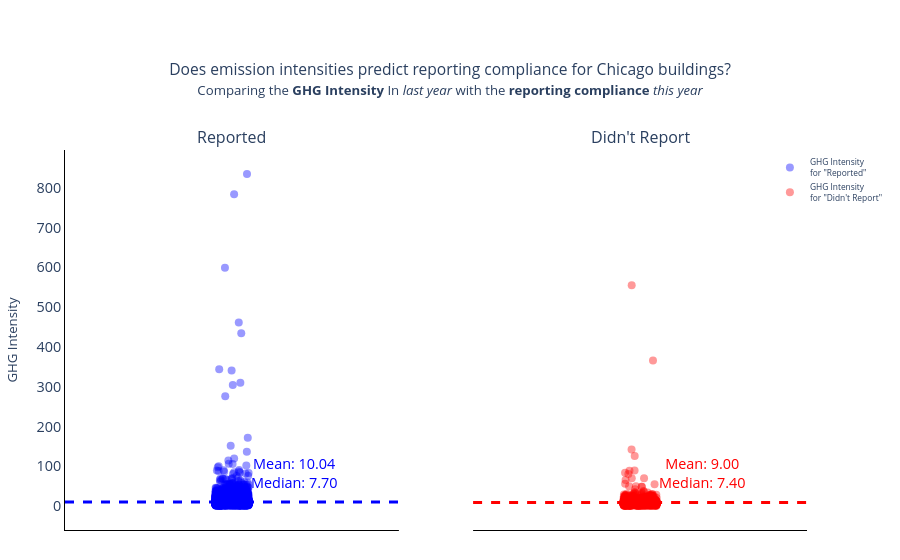

Source (notebook cell):
### Markdown cell above
### Same graph, but look at GHG Intensity instead of Change in GHG Intensity

### Code cell
title = (
    f'<span style="font-size:{base_fontsize * 1.3}px;">'
    + "Does emission intensities predict reporting compliance for Chicago buildings?</span>"
    f'<br><span style="font-size:{base_fontsize * 1.1};">'
    + "Comparing the <b>GHG Intensity</b> In <i>last year</i>"
    + " with the <b>reporting compliance</b> <i>this year</i></span>"
)

value_mapping = {1: "Didn't Report", 0: "Reported"}
fig = create_scatter_with_means(
    df=df.dropna(subset=["GHGIntensity_LastYear"]),
    x="non_reporting",
    y="GHGIntensity_LastYear",
    # hover_data=['PropertyName', 'DataYear', 'non_reporting', 'GHGIntensity_LastYear', 'Chng_GHGIntensity_LastYear', 'GrossFloorArea_Mil'],
    hover_data=[
        "PropertyName",
        "DataYear",
    ],  # Reduced columns to make file size smaller
    value_mapping=value_mapping,
    base_fontsize=12,
    x_label="Reported This Year?",
    y_label="GHG Intensity",
    title=title,
)


iplot(fig)
for dir in dirs:
    fig.write_html(
        os.path.join(dir, "GHG_last_year_by_compliance.html"), include_plotlyjs="cdn"
    )

### Figure 1 — Plotly figure (JSON) as saved in the notebook; plotly's stock layout.template omitted (floating-point values rounded to 4 significant figures; data arrays with more than 128 entries replaced by an {"elided": "..."} marker saying what was removed)
{"data": [{"customdata": {"elided": "13754x2 mixed values"}, "hovertemplate": "PropertyName: %{customdata[0]}<br>DataYear: %{customdata[1]}", "marker": {"color": "rgba(0, 0, 255, 0.5)", "opacity": 0.8, "size": 8}, "mode": "markers", "name": "GHG Intensity <br>for \"Reported\"", "type": "scatter", "x": {"elided": "13754 float values"}, "xaxis": "x", "y": {"elided": "13754 float values"}, "yaxis": "y"}, {"customdata": {"elided": "2593x2 mixed values"}, "hovertemplate": "PropertyName: %{customdata[0]}<br>DataYear: %{customdata[1]}", "marker": {"color": "rgba(255, 0, 0, 0.5)", "opacity": 0.8, "size": 8}, "mode": "markers", "name": "GHG Intensity <br>for \"Didn't Report\"", "type": "scatter", "x": {"elided": "2593 float values"}, "xaxis": "x2", "y": {"elided": "2593 float values"}, "yaxis": "y2"}], "layout": {"annotations": [{"font": {"size": 16}, "showarrow": false, "text": "Reported", "x": 0.225, "xanchor": "center", "xref": "paper", "y": 1, "yanchor": "bottom", "yref": "paper"}, {"font": {"size": 16}, "showarrow": false, "text": "Didn't Report", "x": 0.775, "xanchor": "center", "xref": "paper", "y": 1, "yanchor": "bottom", "yref": "paper"}, {"font": {"color": "rgba(0, 0, 255, 1)", "size": 14.4}, "showarrow": false, "text": "Mean: 10.04<br>Median: 7.70", "x": 1.001, "xanchor": "left", "xref": "x", "y": 30.04, "yanchor": "bottom", "yref": "y"}, {"font": {"color": "rgba(255, 0, 0, 1)", "size": 14.4}, "showarrow": false, "text": "Mean: 9.00<br>Median: 7.40", "x": 1.001, "xanchor": "left", "xref": "x2", "y": 29.0, "yanchor": "bottom", "yref": "y2"}], "autosize": true, "legend": {"font": {"size": 8.4}, "x": 0.95, "y": 1}, "margin": {"b": 30, "l": 30, "r": 30, "t": 150}, "plot_bgcolor": "white", "shapes": [{"line": {"color": "rgba(0, 0, 255, 1)", "dash": "dash", "width": 3}, "name": "Mean GHG Intensity", "type": "line", "x0": 0, "x1": 1, "xref": "x domain", "y0": 10.04, "y1": 10.04, "yref": "y"}, {"line": {"color": "rgba(255, 0, 0, 1)", "dash": "dash", "width": 3}, "name": "Mean GHG Intensity", "type": "line", "x0": 0, "x1": 1, "xref": "x2 domain", "y0": 8.999, "y1": 8.999, "yref": "y2"}], "title": {"font": {"size": 15.6}, "text": "<span style=\"font-size:15.600000000000001px;\">Does emission intensities predict reporting compliance for Chicago buildings?</span><br><span style=\"font-size:13.200000000000001;\">Comparing the <b>GHG Intensity</b> In <i>last year</i> with the <b>reporting compliance</b> <i>this year</i></span>", "x": 0.5}, "xaxis": {"anchor": "y", "domain": [0, 0.45], "linecolor": "black", "range": [0.99, 1.01], "showgrid": false, "showline": true, "showticklabels": false, "tickfont": {"size": 14.4}, "zeroline": true}, "xaxis2": {"anchor": "y2", "domain": [0.55, 1], "linecolor": "black", "range": [0.99, 1.01], "showgrid": false, "showline": true, "showticklabels": false, "tickfont": {"size": 14.4}, "zeroline": true}, "yaxis": {"anchor": "x", "domain": [0, 1], "linecolor": "black", "showgrid": false, "showline": true, "tickfont": {"size": 14.4}, "title": {"font": {"size": 13.2}, "text": "GHG Intensity"}}, "yaxis2": {"anchor": "x2", "domain": [0, 1], "matches": "y", "showticklabels": false}}}
